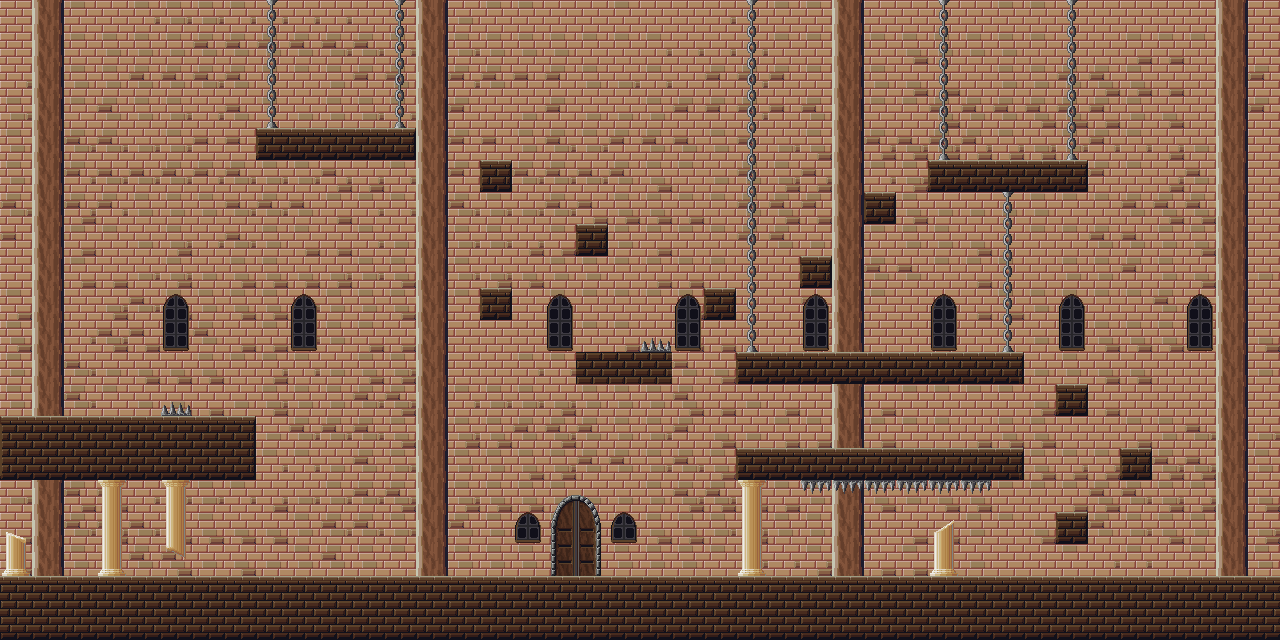

A level layout from a 2D game, rendered from its tile map. Below: a short description, then the map file with tile-grid data replaced by summaries:
An orthogonal 40x20 tile map with 32x32 px tiles, 12 tile layers (bg, Tile Layer 6, Tile Layer 7, Tile Layer 8, ...), 3 tilesets and 26 objects.

<map version="1.0" orientation="orthogonal" width="40" height="20" tilewidth="32" tileheight="32">
 <tileset firstgid="1" name="castle_tileset_part1_0" tilewidth="32" tileheight="32">
  <image source="castle_tileset_part1_0.png" width="512" height="1344" />
 </tileset>
 <tileset firstgid="673" name="castle_tileset_part2_0" tilewidth="32" tileheight="32">
  <image source="castle_tileset_part2_0.png" width="512" height="672" />
 </tileset>
 <tileset firstgid="1009" name="castle_tileset_part3_0" tilewidth="32" tileheight="32">
  <image source="castle_tileset_part3_0.png" width="512" height="384" />
 </tileset>
 <layer name="bg" width="40" height="20">
  <data>[800 cells, 800 non-empty, 1 distinct tile ids]</data>
 </layer>
 <layer name="Tile Layer 6" width="40" height="20">
  <data>[800 cells, 491 non-empty, 4 distinct tile ids]</data>
 </layer>
 <layer name="Tile Layer 7" width="40" height="20">
  <data>[800 cells, 161 non-empty, 1 distinct tile ids]</data>
 </layer>
 <layer name="Tile Layer 8" width="40" height="20">
  <data>[800 cells, 195 non-empty, 1 distinct tile ids]</data>
 </layer>
 <layer name="Tile Layer 9" width="40" height="20">
  <data>[800 cells, 195 non-empty, 1 distinct tile ids]</data>
 </layer>
 <layer name="Tile Layer 10" width="40" height="20">
  <data>[800 cells, 395 non-empty, 1 distinct tile ids]</data>
 </layer>
 <layer name="bg2" width="40" height="20">
  <data>[800 cells, 109 non-empty, 16 distinct tile ids]</data>
 </layer>
 <layer name="ground" width="40" height="20">
  <data>[800 cells, 136 non-empty, 1 distinct tile ids]</data>
 </layer>
 <layer name="bg3" width="40" height="20">
  <data>[800 cells, 133 non-empty, 9 distinct tile ids]</data>
 </layer>
 <layer name="Tile Layer 12" width="40" height="20">
  <data>[800 cells, 6 non-empty, 1 distinct tile ids]</data>
 </layer>
 <objectgroup name="coins" width="40" height="20">
  <object x="241" y="402" />
  <object x="16" y="399" />
  <object x="880" y="435" />
  <object x="1136" y="433" />
  <object x="1070" y="371" />
  <object x="592" y="338" />
  <object x="575" y="563" />
  <object x="971" y="141" />
  <object x="1041" y="142" />
  <object x="1007" y="142" />
  <object x="335" y="114" />
  <object x="591" y="208" />
 </objectgroup>
 <objectgroup name="bats" width="40" height="20">
  <object x="208" y="560" />
  <object x="334" y="561" />
 </objectgroup>
 <objectgroup name="spikes" width="40" height="20">
  <object x="162" y="394" width="29" height="20" />
  <object x="641" y="332" width="29" height="18" />
  <object x="801" y="479" width="27" height="21" />
  <object x="832" y="480" width="30" height="22" />
  <object x="863" y="480" width="35" height="22" />
  <object x="898" y="480" width="29" height="23" />
  <object x="929" y="480" width="30" height="22" />
  <object x="961" y="479" width="30" height="22" />
 </objectgroup>
 <objectgroup name="hearts" width="40" height="20">
  <object x="148" y="559" />
  <object x="466" y="559" />
  <object x="106" y="401" />
  <object x="879" y="180" />
 </objectgroup>
 <layer name="Tile Layer 11" width="40" height="20">
  <data>[800 cells, 52 non-empty, 6 distinct tile ids]</data>
 </layer>
 <layer name="spikes" width="40" height="20">
  <data>[800 cells, 8 non-empty, 2 distinct tile ids]</data>
 </layer>
</map>
